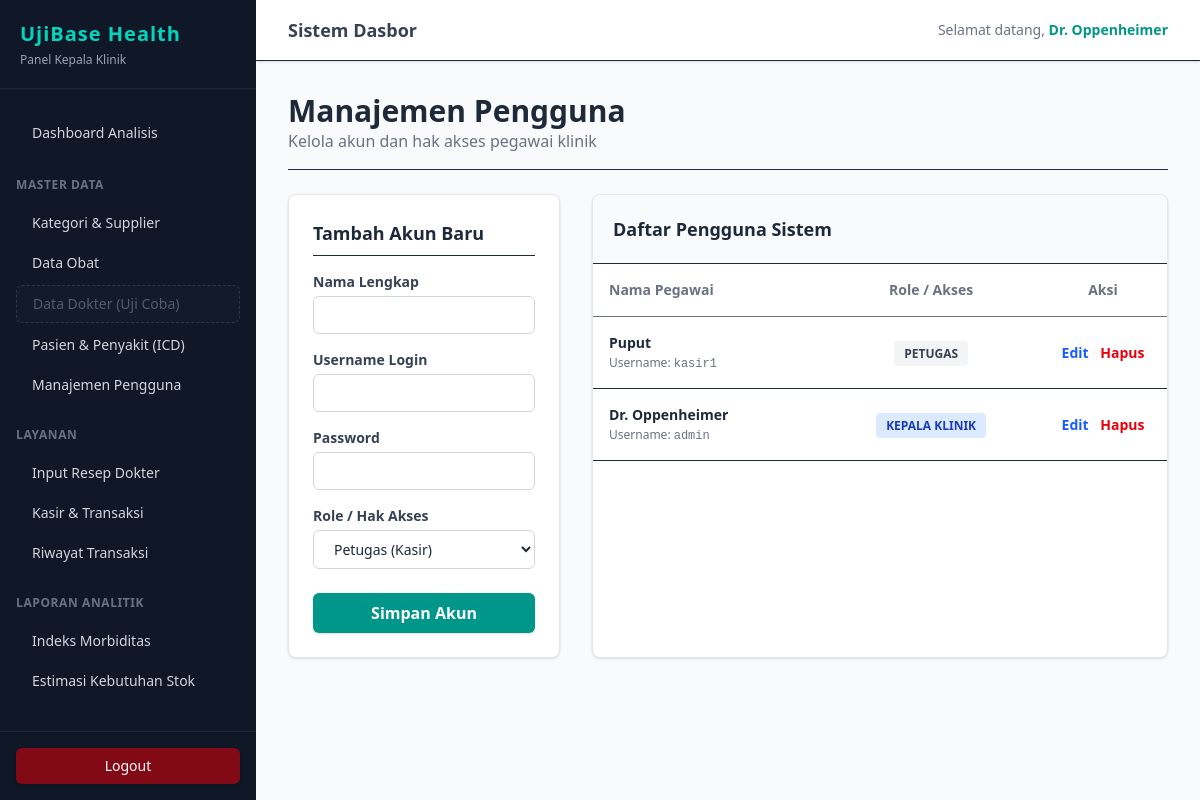
Page /admin/users (signed in) on the committed database.
### tables this page shows
CREATE TABLE `users` (
  `id` int NOT NULL,
  `nama_lengkap` varchar(100) NOT NULL,
  `username` varchar(50) NOT NULL,
  `password` varchar(255) NOT NULL,
  `role` enum('Kepala Klinik','Petugas') NOT NULL,
  `created_at` timestamp NULL DEFAULT CURRENT_TIMESTAMP
);

### app/controllers/UserController.php (called while the page is built, shortened)
<?php
function indexUsers($pdo, $basePath) {
    try {
        $stmt = $pdo->query("SELECT id, nama_lengkap, username, role, created_at FROM users ORDER BY id DESC");
        $users = $stmt->fetchAll();
    } catch (PDOException $e) { $users = []; }
    require 'views/admin/users/index.php';
}
?>

### index.php (called while the page is built, shortened)
<?php
require_once 'routes/web.php';
?>

### views/admin/users/index.php (the view, shortened to what this page needs)
<?php require 'views/partials/header.php'; ?>
<div class="mb-6 border-b pb-4">
    <h1 class="text-3xl font-extrabold text-gray-800">Manajemen Pengguna</h1>
    <p class="text-gray-500">Kelola akun dan hak akses pegawai klinik</p>
</div>
<div class="grid grid-cols-1 lg:grid-cols-3 gap-8 items-start">
    <div class="bg-white p-6 rounded-lg shadow-sm border border-gray-200 lg:col-span-1">
        <h3 class="text-lg font-bold text-gray-800 mb-4 border-b pb-2">Tambah Akun Baru</h3>
        <form action="<?= $basePath ?>/admin/users/store" method="POST" class="space-y-4">
            <div>
                <label class="block text-sm font-bold text-gray-700 mb-1">Nama Lengkap</label>
                <input type="text" name="nama_lengkap" required class="w-full px-4 py-2 border border-gray-300 rounded-md focus:ring-teal-500 outline-none text-sm">
            </div>
            <div>
                <label class="block text-sm font-bold text-gray-700 mb-1">Username Login</label>
                <input type="text" name="username" required class="w-full px-4 py-2 border border-gray-300 rounded-md focus:ring-teal-500 outline-none text-sm">
            </div>
            <div>
                <label class="block text-sm font-bold text-gray-700 mb-1">Password</label>
                <input type="password" name="password" required class="w-full px-4 py-2 border border-gray-300 rounded-md focus:ring-teal-500 outline-none text-sm">
            </div>
            <div>
                <label class="block text-sm font-bold text-gray-700 mb-1">Role / Hak Akses</label>
                <select name="role" required class="w-full px-4 py-2 border border-gray-300 rounded-md focus:ring-teal-500 outline-none text-sm">
                    <option value="Petugas">Petugas (Kasir)</option>
                </select>
            </div>
            <button type="submit" class="w-full bg-teal-600 hover:bg-teal-700 text-white font-bold py-2 px-4 rounded-md shadow-sm transition mt-2">
                Simpan Akun
            </button>
        </form>
    </div>
    <div class="bg-white rounded-lg shadow-sm border border-gray-200 lg:col-span-2 flex flex-col h-full">
        <div class="p-5 border-b bg-gray-50 rounded-t-lg">
            <h3 class="text-lg font-bold text-gray-800">Daftar Pengguna Sistem</h3>
        </div>
        <div class="p-0 overflow-x-auto flex-1">
            <table class="w-full text-left border-collapse text-sm">
                <thead>
                    <tr class="text-gray-500 bg-white border-b">
                        <th class="p-4 font-semibold">Nama Pegawai</th>
                        <th class="p-4 font-semibold text-center">Role / Akses</th>
                        <th class="p-4 font-semibold text-center w-32">Aksi</th>
                    </tr>
                </thead>
                <tbody>
                    <?php if (!empty($users)): ?>
                        <?php foreach($users as $row): ?>
                        <tr class="hover:bg-gray-50 border-b">
                            <td class="p-4">
                                <div class="font-bold text-gray-800"><?= htmlspecialchars($row['nama_lengkap']) ?></div>
                                <div class="text-xs text-gray-500 mt-0.5">Username: <span class="font-mono"><?= htmlspecialchars($row['username']) ?></span></div>
                            </td>
                            <td class="p-4 text-center">
                                <?php if($row['role'] === 'Kepala Klinik'): ?>
                                    <span class="bg-blue-100 text-blue-800 px-2.5 py-1 rounded-sm text-xs font-bold uppercase">Kepala Klinik</span>
                                <?php else: ?>
                                    <span class="bg-gray-100 text-gray-700 px-2.5 py-1 rounded-sm text-xs font-bold uppercase">Petugas</span>
                                <?php endif; ?>
                            </td>
                            <td class="p-4 text-center">
                                <a href="<?= $basePath ?>/admin/users/edit?id=<?= $row['id'] ?>" class="text-blue-600 hover:text-blue-800 font-semibold mr-2">Edit</a>
                                <a href="<?= $basePath ?>/admin/users/delete?id=<?= $row['id'] ?>" onclick="return confirm('Hapus pengguna ini?');" class="text-red-600 font-semibold">Hapus</a>
                            </td>
                        </tr>
                        <?php endforeach; ?>
                    <?php endif; ?>
                </tbody>
            </table>
        </div>
    </div>
</div>
<?php require 'views/partials/footer.php'; ?>

### rows in the picture
users: nama_lengkap "Puput", username "kasir1", role "PETUGAS"
users: nama_lengkap "Dr. Oppenheimer", username "admin", role "KEPALA KLINIK"

### other values in the picture
$_SESSION['role'] "Kepala Klinik"
$_SESSION['nama_lengkap'] "Dr. Oppenheimer"
